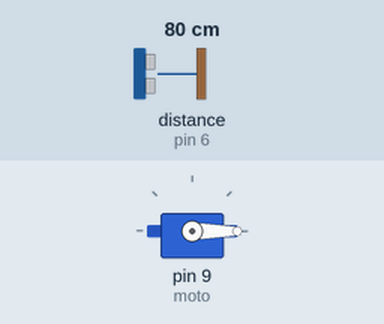
Bench run of a sketch on a simulated Arduino Uno, built with avr-gcc and run on an emulated ATmega328P. Parts: servo. Wiring (inferred from the names in the program): ultrasonic range finder: trigger pin 7; echo pin 6. The inputs (shaded band) are chosen by the test bench; at power-on: distance to the obstacle (sensor on pin 6) 80 cm. The echo pulse lasts 58.3 µs per cm; what the sketch prints to the serial monitor is not drawn.

Above: at 1.2 s.
1.3 s: distance to the obstacle (sensor on pin 6) set to 4 cm
2.8 s: distance to the obstacle (sensor on pin 6) set to 9 cm
Timing chart, 0 to 5.8 s (numbered marks = the images above; inputs shaded):
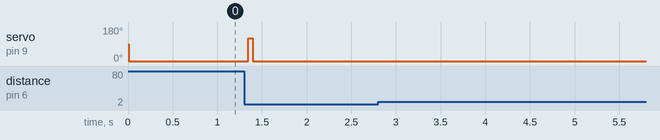

Measured:
- after the input at 1.3 s, servo on pin 9 (moto): 0° → 120° at once, → 0° 0.05 s later
- after the input at 2.8 s, every drawn part: stays the same

The sketch:

pid_ball.ino
```cpp
#include <Servo.h>

int trig = 7;
int echo = 6;

float Kp = 0.8;
float Ki = 0.1;
float Kd = 0.1;

float set = 9;

float old_error = 0;
float integral = 0;
unsigned long old_time = 0;

Servo moto;

void setup() {
  pinMode(trig, OUTPUT);
  pinMode(echo, INPUT);
  moto.attach(9);
  Serial.begin(9600);
}

void loop() {

  digitalWrite(trig, LOW);
  delayMicroseconds(2);
  digitalWrite(trig, HIGH);
  delayMicroseconds(10);
  digitalWrite(trig, LOW);

  int duration = pulseIn(echo, HIGH);
  float distance = (duration * 0.034) / 2.0;

  float error = set - distance;
  unsigned long current_time = millis();
  float dt = (current_time - old_time) / 1000.0;

  integral += error * dt;
  float derivative = (error - old_error) / dt;
  float output = Kp * error + Ki * integral + Kd * derivative;

  int angle = constrain(output, 0, 120);
  moto.write(angle);

  Serial.print("Distance: "); Serial.print(distance);
  Serial.print("Angle: "); Serial.println(angle);

  old_error = error;
  old_time = current_time;

  delay(50);
}
```
